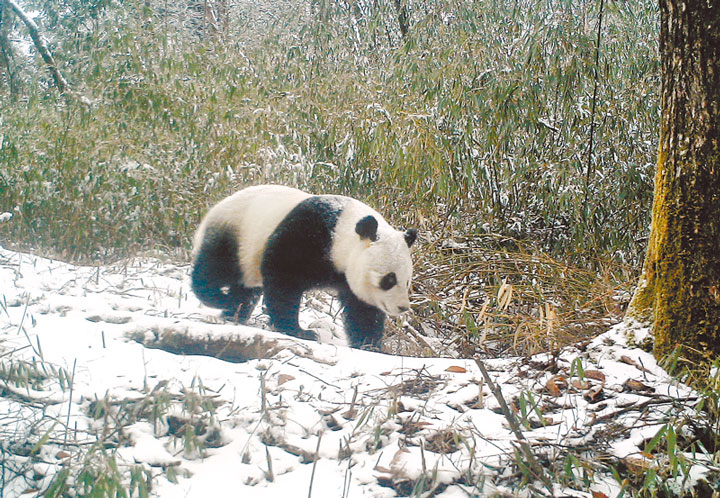
#> input picture panda.jpg, 720 x 498 px
$ python pillow_fliter.py
#> lines starting #> are read from the running program, lines starting #| are printed output that depends on the picture
from PIL import Image,ImageFilter

img = Image.open("panda.jpg")
#> img is the input picture: PIL image 720x498 RGB; mean R, G, B 156.6, 155.5, 140.9
img.show()

imgFilter=img.filter(ImageFilter.BLUR).show()   #模擬
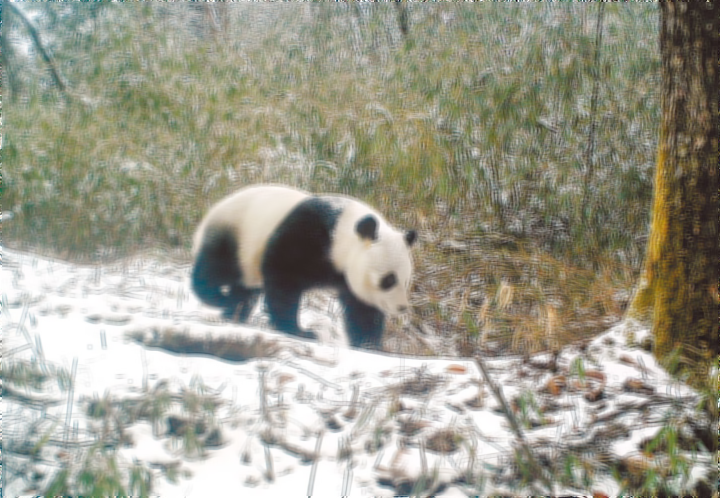
#> shown: PIL image 720x498 RGB; mean R, G, B 156.7, 155.5, 141
#imgFilter.save("BLUR.jpg")
imgFilter=img.filter(ImageFilter.CONTOUR).show()#輪廓
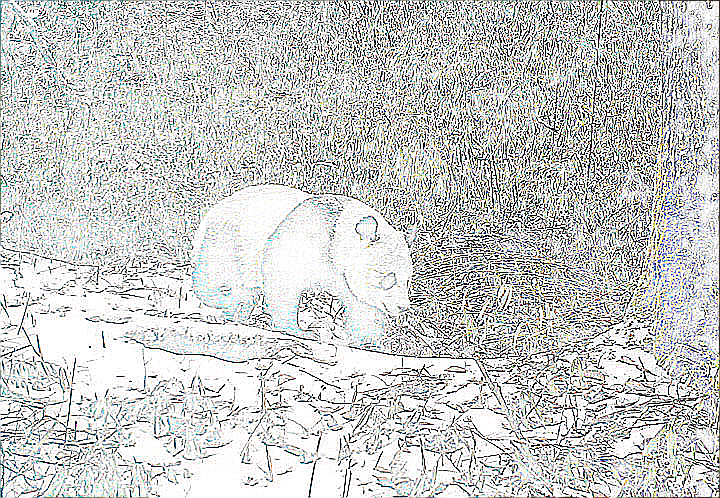
#> shown: PIL image 720x498 RGB; mean R, G, B 199.4, 200.5, 199.4
#imgFilter.save("CONTOUR.jpg")
img.filter(ImageFilter.EMBOSS).show()  #浮雕
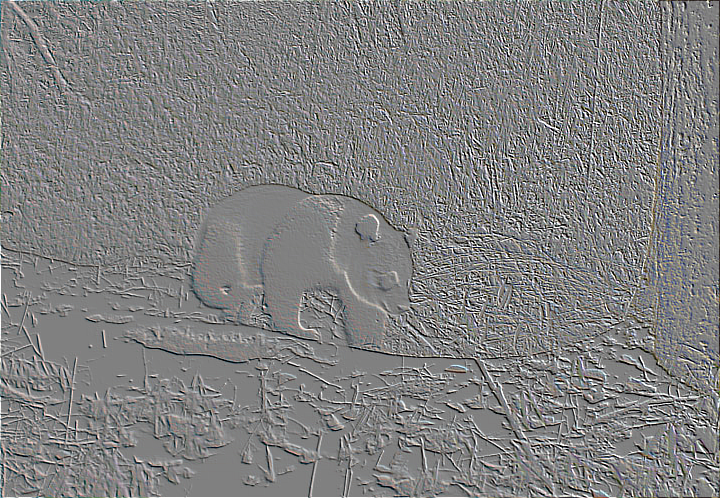
#> shown: PIL image 720x498 RGB; mean R, G, B 127.9, 127.9, 127.9
img.filter(ImageFilter.SHARPEN).show() #銳化

img.filter(ImageFilter.DETAIL).show() # 細節增強
img.filter(ImageFilter.EDGE_ENHANCE).show() # 邊緣增強
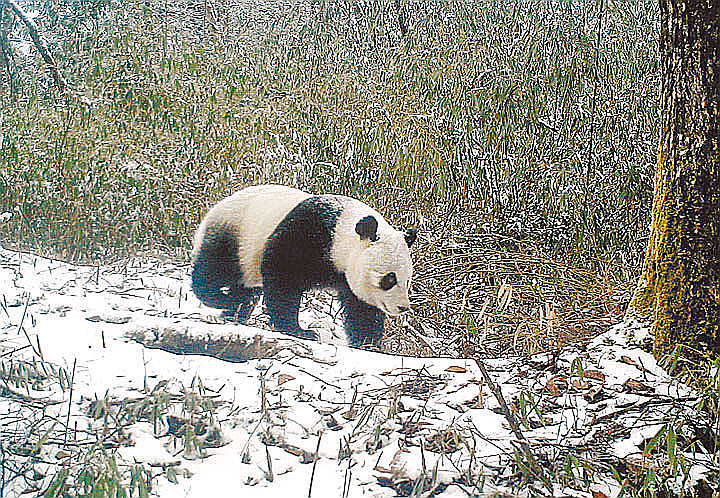
#> shown: PIL image 720x498 RGB; mean R, G, B 150.4, 149.7, 138.3
img.filter(ImageFilter.EDGE_ENHANCE_MORE).show() # 深度邊緣增強
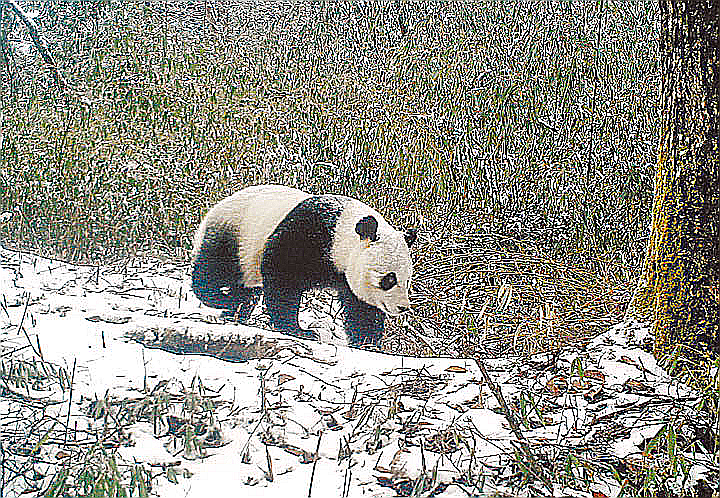
#> shown: PIL image 720x498 RGB; mean R, G, B 146.4, 145.8, 137.2
img.filter(ImageFilter.FIND_EDGES()).show() # 邊緣資訊濾鏡
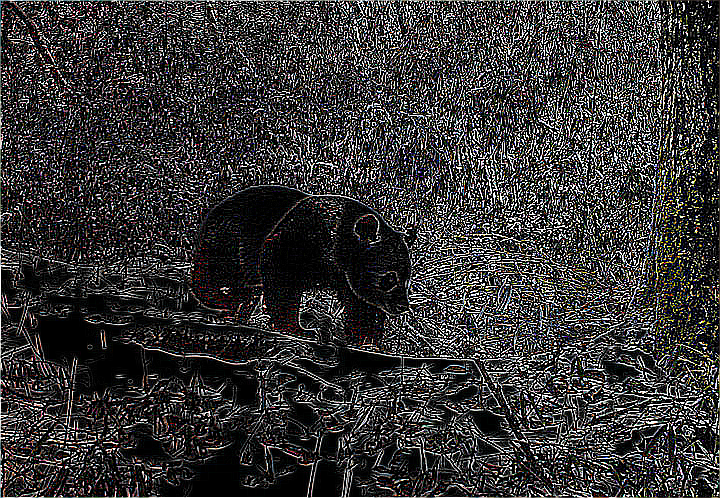
#> shown: PIL image 720x498 RGB; mean R, G, B 55.9, 54.6, 54.5
img.filter(ImageFilter.SMOOTH()).show()  # 平滑
img.filter(ImageFilter.SMOOTH_MORE()).show() # 深度平滑

$ run again, with img01.jpg copied over panda.jpg
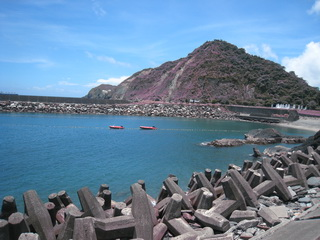
#> input picture img01.jpg, 320 x 240 px
#> img is the input picture: PIL image 320x240 RGB; mean R, G, B 102, 130.8, 156.6
#> `img.filter(ImageFilter.FIND_EDGES()).show()`:
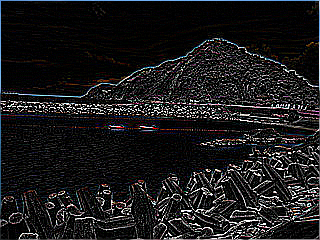
#> shown: PIL image 320x240 RGB; mean R, G, B 27.2, 26.5, 27.5
#> `img.filter(ImageFilter.SMOOTH()).show()`:
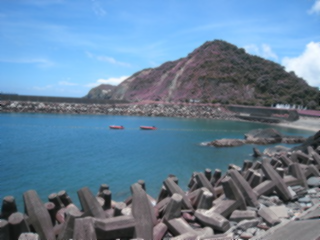
#> shown: PIL image 320x240 RGB; mean R, G, B 102, 130.8, 156.7
